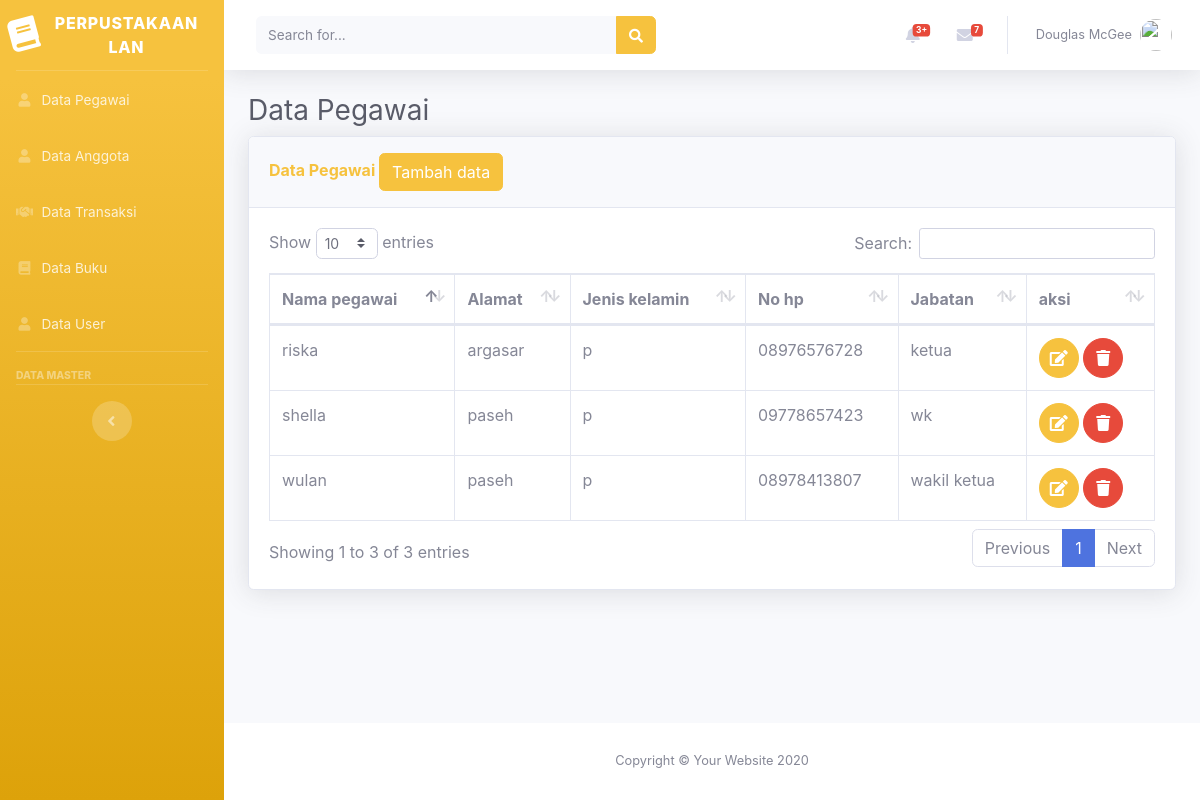
Page /perpustakaan_Lan/beranda.php?page=pegawai on the committed database.
### tables this page shows
CREATE TABLE `tabel_pegawai` (
  `id_pegawai` int(5) NOT NULL,
  `nama_pegawai` varchar(50) NOT NULL,
  `jenis_kelamin` enum('l','p') NOT NULL,
  `alamat` text NOT NULL,
  `no_hp` varchar(20) NOT NULL,
  `jabatan` varchar(30) NOT NULL
);

### perpustakaan_Lan/views/pegawai/pegawai.php (the view)
<div class="container-fluid">
    <h1 class="h3 mb-2 text-gray-800">Data Pegawai</h1>
    <div class="card shadow mb-4">
        <div class="card-header py-3">
            <h6 class="m-0 font-weight-bold text-warning">Data Pegawai
            <a href="beranda.php?page=pegawai&aksi=add">
                <button class= "btn btn-warning">Tambah data</button>
                </a>
            </h6>
        </div>
        <div class="card-body">
            <div class="table-responsive">
                <table class="table table-bordered" id="dataTable" width="100%" cellspacing="0">
                    <thead>
                        <tr>
                            <th>Nama pegawai</th>
                            <th>Alamat</th>
                            <th>Jenis kelamin</th>
                            <th>No hp</th>
                            <th>Jabatan</th>
                            <th>aksi</th>
                        </tr>
                    </thead>
                    <tfoot>
                    <tbody>
                    <?php
                            $sql = "select * from tabel_pegawai";
                            $show = $db->query($sql);
                            foreach ($show as $agt):
                       ?>
                        <tr>
                            <td><?php echo $agt["nama_pegawai"]?></td>
                            <td><?php echo $agt["alamat"]?></td>
                            <td><?php echo $agt["jenis_kelamin"]?></td>
                            <td><?php echo $agt["no_hp"]?></td>
                            <td><?php echo $agt["jabatan"]?></td>
                            <td>
                <a href="beranda.php?page=pegawai&aksi=edit&id=<?php echo $agt['id_pegawai']?>"
                    class="btn btn-warning btn-circle">
                    <i class="fas fa-edit"></i>
                </a>
                <a href="model/pegawai/prosesdeletepegawai.php?id=<?php echo $agt['id_pegawai']?>"
                    class="btn btn-danger btn-circle">
                    <i class="fas fa-trash"></i>
                </a>
            </td>
                        </tr>
                        <?php endforeach ; ?>
                    </tbody>
                </table>
            </div>
        </div>
    </div>
</div>

### rows in the picture
tabel_pegawai: nama_pegawai "wulan", alamat "paseh", jenis_kelamin "p", no_hp "08978413807", jabatan "wakil ketua"
tabel_pegawai: nama_pegawai "riska", alamat "argasar", jenis_kelamin "p", no_hp "08976576728", jabatan "ketua"
tabel_pegawai: nama_pegawai "shella", alamat "paseh", jenis_kelamin "p", no_hp "09778657423", jabatan "wk"
